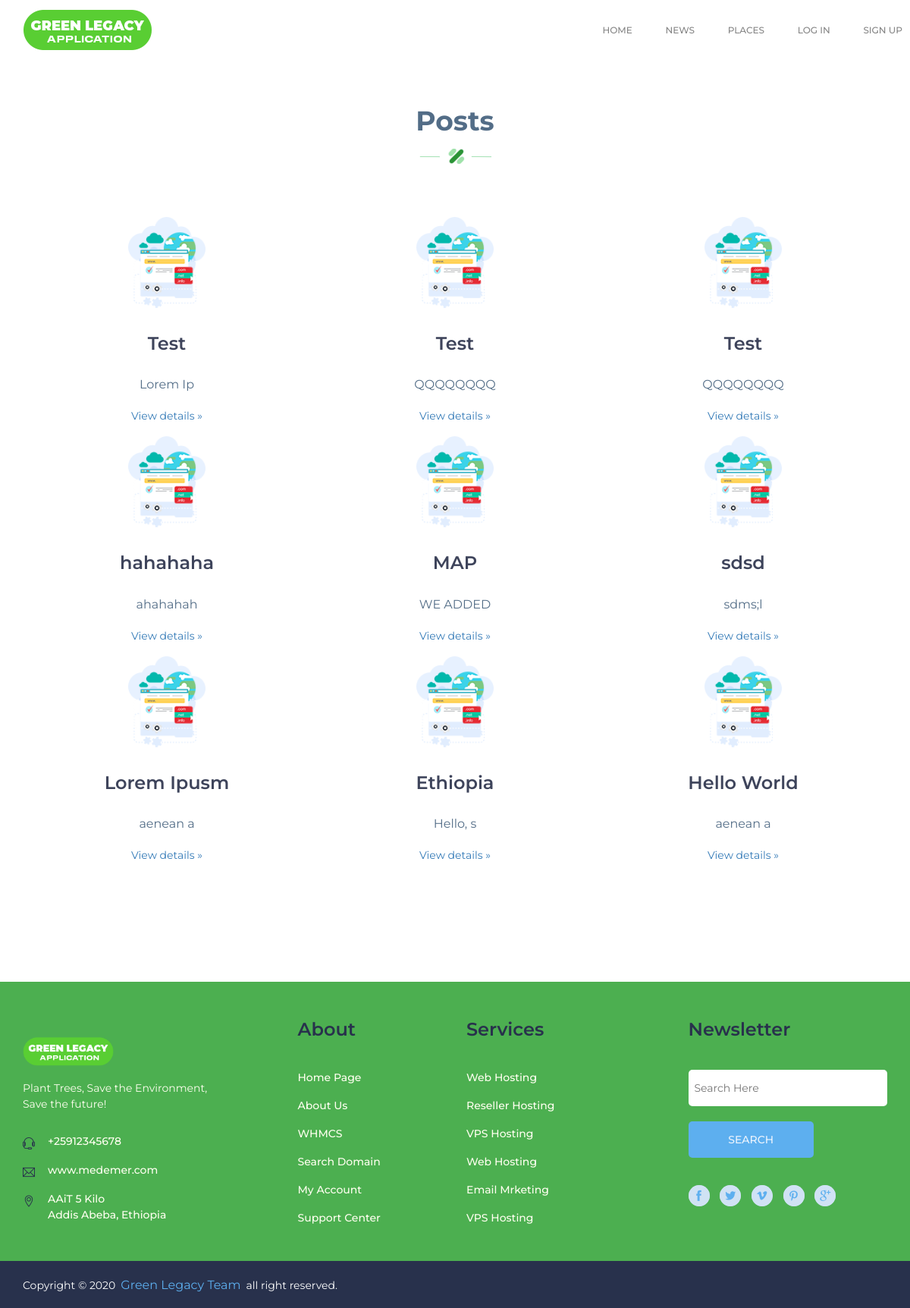
Page /post/ on the committed database.
### post/models.py (models this page shows, shortened)
class Post(models.Model):
    author = models.ForeignKey(User, on_delete=models.CASCADE,null=True)
    title = models.CharField(max_length=50)
    text = models.TextField()
    pubdate = models.DateTimeField(default = timezone.now())
    myimage = models.ImageField(upload_to='images/', null=True)
    location = PlainLocationField(based_fields=['city'], zoom=20, null=True)
    def pre(self):
        return self.text[:8]

### post/views.py (the view)
# urls.py: path('',home, name ='index'),
def index(request):
    all_post = Post.objects.order_by('-pubdate')
    context = {"all_post" : all_post}
    return render(request,'post/index.html',context)

### templates/post/index.html
{% extends 'main/base.html' %}
{% load static %}
{% block  content %}
<section class="blog-1-area wow fadeInUp" data-wow-duration="2s" data-wow-delay="0.2s">
    <div class="container" style="margin-top: 5%;">
        <div class="row">
            <div class="col-md-12">
                <div class="section-title ">
                    <h2>Posts</h2>
                    <img src="{% static 'main/img/section-shape.png' %}" alt="section-shape">
                </div>
            </div>
        </div>
   {% for post in all_post %}
        <div class="contaier" >
            <div class="col-md-4 col-sm-4 ">
                <div class="single-blog-1">
                    <img src="asset/img/service/section-icon.png" alt="section-icon">
                    <h2>{{ post.title }}</h2>
                    <p>{{ post.pre }}</p>
                    <p><a class="btn btn-secondary" href="{% url 'Post:detail' post.id %}" role="button">View details &raquo;</a></p>
                </div>
            </div>
        </div>
      {% endfor %}
    </div>
</section>
{% endblock %}

### main/static/main/responsive1.css (style rules this page uses)
@media only screen and (min-width: 992px) and (max-width: 1200px) { section.blog-1-area { padding-bottom: 80px; } }
@media only screen and (min-width: 992px) and (max-width: 1200px) { .section-title { margin-bottom: 70px; } }

### rows in the picture
Post: title "Test", pre "Lorem Ip"
Post: title "Test", pre "QQQQQQQQ"
Post: title "Test", pre "QQQQQQQQ"
Post: title "hahahaha", pre "ahahahah"
Post: title "MAP", pre "WE ADDED"
Post: title "sdsd", pre "sdms;l"
Post: title "Lorem Ipusm", pre "aenean a"
Post: title "Ethiopia", pre "Hello, s"
Post: title "Hello World", pre "aenean a"
